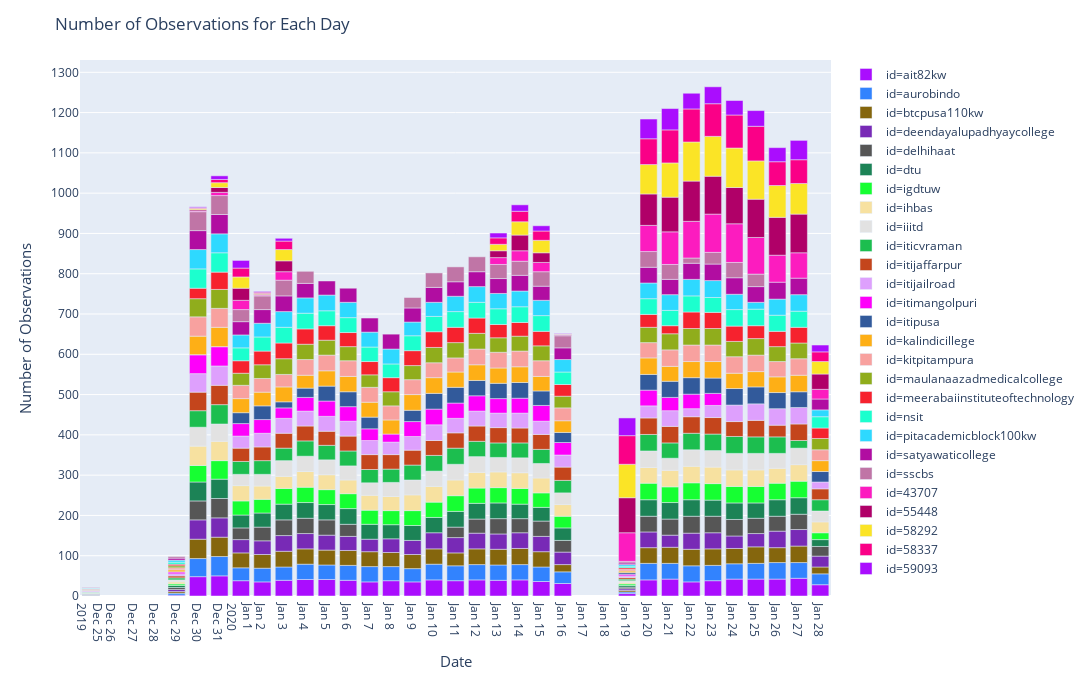

The notebook cell saved with this chart:
### Code cell
fig_1 = px.bar(df_sample, x='date', y="('count', 'energy')", color = 'id', color_discrete_sequence= px.colors.qualitative.Alphabet)
fig_1.update_layout(autosize=False,width=1150, height= 680, 
                    title='Number of Observations for Each Day',
                    yaxis=go.layout.YAxis(
                        title_text="Number of Observations",
                        ticktext=df_sample["('count', 'energy')"],
                        dtick = 100,
                        titlefont=dict(size=15)),
                    xaxis = go.layout.XAxis(dtick = [1,2],
                                            title_text="Date",
                                            titlefont=dict(size=15)),
                        )

fig_1.show()

### Figure 1 — Plotly figure (JSON) as saved in the notebook; plotly's stock layout.template omitted (floating-point values rounded to 4 significant figures; data arrays with more than 128 entries replaced by an {"elided": "..."} marker saying what was removed)
{"data": [{"alignmentgroup": "True", "hoverlabel": {"namelength": 0}, "hovertemplate": "id=ait82kw<br>date=%{x}<br>('count', 'energy')=%{y}", "legendgroup": "id=ait82kw", "marker": {"color": "#AA0DFE"}, "name": "id=ait82kw", "offsetgroup": "id=ait82kw", "orientation": "v", "showlegend": true, "textposition": "auto", "type": "bar", "x": ["2019-12-25T00:00:00", "2019-12-29T00:00:00", "2019-12-30T00:00:00", "2019-12-31T00:00:00", "2020-01-01T00:00:00", "2020-01-02T00:00:00", "2020-01-03T00:00:00", "2020-01-04T00:00:00", "2020-01-05T00:00:00", "2020-01-06T00:00:00", "2020-01-07T00:00:00", "2020-01-08T00:00:00", "2020-01-09T00:00:00", "2020-01-10T00:00:00", "2020-01-11T00:00:00", "2020-01-12T00:00:00", "2020-01-13T00:00:00", "2020-01-14T00:00:00", "2020-01-15T00:00:00", "2020-01-16T00:00:00", "2020-01-19T00:00:00", "2020-01-20T00:00:00", "2020-01-21T00:00:00", "2020-01-22T00:00:00", "2020-01-23T00:00:00", "2020-01-24T00:00:00", "2020-01-25T00:00:00", "2020-01-26T00:00:00", "2020-01-27T00:00:00", "2020-01-28T00:00:00"], "xaxis": "x", "y": [1, 2, 48, 50, 38, 35, 39, 41, 41, 39, 35, 38, 35, 40, 38, 40, 39, 40, 36, 31, 6, 40, 42, 35, 38, 42, 42, 42, 44, 28], "yaxis": "y"}, {"alignmentgroup": "True", "hoverlabel": {"namelength": 0}, "hovertemplate": "id=aurobindo<br>date=%{x}<br>('count', 'energy')=%{y}", "legendgroup": "id=aurobindo", "marker": {"color": "#3283FE"}, "name": "id=aurobindo", "offsetgroup": "id=aurobindo", "orientation": "v", "showlegend": true, "textposition": "auto", "type": "bar", "x": ["2019-12-25T00:00:00", "2019-12-29T00:00:00", "2019-12-30T00:00:00", "2019-12-31T00:00:00", "2020-01-01T00:00:00", "2020-01-02T00:00:00", "2020-01-03T00:00:00", "2020-01-04T00:00:00", "2020-01-05T00:00:00", "2020-01-06T00:00:00", "2020-01-07T00:00:00", "2020-01-08T00:00:00", "2020-01-09T00:00:00", "2020-01-10T00:00:00", "2020-01-11T00:00:00", "2020-01-12T00:00:00", "2020-01-13T00:00:00", "2020-01-14T00:00:00", "2020-01-15T00:00:00", "2020-01-16T00:00:00", "2020-01-19T00:00:00", "2020-01-20T00:00:00", "2020-01-21T00:00:00", "2020-01-22T00:00:00", "2020-01-23T00:00:00", "2020-01-24T00:00:00", "2020-01-25T00:00:00", "2020-01-26T00:00:00", "2020-01-27T00:00:00", "2020-01-28T00:00:00"], "xaxis": "x", "y": [1, 5, 45, 48, 32, 34, 33, 38, 36, 37, 38, 35, 33, 39, 37, 38, 38, 38, 36, 29, 4, 41, 39, 40, 38, 38, 39, 41, 39, 27], "yaxis": "y"}, {"alignmentgroup": "True", "hoverlabel": {"namelength": 0}, "hovertemplate": "id=btcpusa110kw<br>date=%{x}<br>('count', 'energy')=%{y}", "legendgroup": "id=btcpusa110kw", "marker": {"color": "#85660D"}, "name": "id=btcpusa110kw", "offsetgroup": "id=btcpusa110kw", "orientation": "v", "showlegend": true, "textposition": "auto", "type": "bar", "x": ["2019-12-25T00:00:00", "2019-12-29T00:00:00", "2019-12-30T00:00:00", "2019-12-31T00:00:00", "2020-01-01T00:00:00", "2020-01-02T00:00:00", "2020-01-03T00:00:00", "2020-01-04T00:00:00", "2020-01-05T00:00:00", "2020-01-06T00:00:00", "2020-01-07T00:00:00", "2020-01-08T00:00:00", "2020-01-09T00:00:00", "2020-01-10T00:00:00", "2020-01-11T00:00:00", "2020-01-12T00:00:00", "2020-01-13T00:00:00", "2020-01-14T00:00:00", "2020-01-15T00:00:00", "2020-01-16T00:00:00", "2020-01-19T00:00:00", "2020-01-20T00:00:00", "2020-01-21T00:00:00", "2020-01-22T00:00:00", "2020-01-23T00:00:00", "2020-01-24T00:00:00", "2020-01-25T00:00:00", "2020-01-26T00:00:00", "2020-01-27T00:00:00", "2020-01-28T00:00:00"], "xaxis": "x", "y": [1, 4, 48, 48, 37, 34, 39, 38, 37, 37, 37, 35, 35, 38, 32, 39, 39, 40, 38, 18, 4, 39, 40, 41, 41, 38, 41, 37, 41, 17], "yaxis": "y"}, {"alignmentgroup": "True", "hoverlabel": {"namelength": 0}, "hovertemplate": "id=deendayalupadhyaycollege<br>date=%{x}<br>('count', 'energy')=%{y}", "legendgroup": "id=deendayalupadhyaycollege", "marker": {"color": "#782AB6"}, "name": "id=deendayalupadhyaycollege", "offsetgroup": "id=deendayalupadhyaycollege", "orientation": "v", "showlegend": true, "textposition": "auto", "type": "bar", "x": ["2019-12-25T00:00:00", "2019-12-29T00:00:00", "2019-12-30T00:00:00", "2019-12-31T00:00:00", "2020-01-01T00:00:00", "2020-01-02T00:00:00", "2020-01-03T00:00:00", "2020-01-04T00:00:00", "2020-01-05T00:00:00", "2020-01-06T00:00:00", "2020-01-07T00:00:00", "2020-01-08T00:00:00", "2020-01-09T00:00:00", "2020-01-10T00:00:00", "2020-01-11T00:00:00", "2020-01-12T00:00:00", "2020-01-13T00:00:00", "2020-01-14T00:00:00", "2020-01-15T00:00:00", "2020-01-16T00:00:00", "2020-01-19T00:00:00", "2020-01-20T00:00:00", "2020-01-21T00:00:00", "2020-01-22T00:00:00", "2020-01-23T00:00:00", "2020-01-24T00:00:00", "2020-01-25T00:00:00", "2020-01-26T00:00:00", "2020-01-27T00:00:00", "2020-01-28T00:00:00"], "xaxis": "x", "y": [1, 5, 48, 48, 33, 34, 39, 38, 37, 35, 31, 34, 35, 40, 38, 39, 38, 39, 38, 31, 4, 39, 30, 40, 40, 31, 33, 41, 41, 27], "yaxis": "y"}, {"alignmentgroup": "True", "hoverlabel": {"namelength": 0}, "hovertemplate": "id=delhihaat<br>date=%{x}<br>('count', 'energy')=%{y}", "legendgroup": "id=delhihaat", "marker": {"color": "#565656"}, "name": "id=delhihaat", "offsetgroup": "id=delhihaat", "orientation": "v", "showlegend": true, "textposition": "auto", "type": "bar", "x": ["2019-12-25T00:00:00", "2019-12-29T00:00:00", "2019-12-30T00:00:00", "2019-12-31T00:00:00", "2020-01-01T00:00:00", "2020-01-02T00:00:00", "2020-01-03T00:00:00", "2020-01-04T00:00:00", "2020-01-05T00:00:00", "2020-01-06T00:00:00", "2020-01-11T00:00:00", "2020-01-12T00:00:00", "2020-01-13T00:00:00", "2020-01-14T00:00:00", "2020-01-15T00:00:00", "2020-01-16T00:00:00", "2020-01-19T00:00:00", "2020-01-20T00:00:00", "2020-01-21T00:00:00", "2020-01-22T00:00:00", "2020-01-23T00:00:00", "2020-01-24T00:00:00", "2020-01-25T00:00:00", "2020-01-26T00:00:00", "2020-01-27T00:00:00", "2020-01-28T00:00:00"], "xaxis": "x", "y": [1, 5, 47, 48, 29, 34, 39, 38, 38, 30, 26, 35, 38, 35, 38, 29, 4, 39, 40, 42, 41, 41, 38, 37, 38, 24], "yaxis": "y"}, {"alignmentgroup": "True", "hoverlabel": {"namelength": 0}, "hovertemplate": "id=dtu<br>date=%{x}<br>('count', 'energy')=%{y}", "legendgroup": "id=dtu", "marker": {"color": "#1C8356"}, "name": "id=dtu", "offsetgroup": "id=dtu", "orientation": "v", "showlegend": true, "textposition": "auto", "type": "bar", "x": ["2019-12-25T00:00:00", "2019-12-29T00:00:00", "2019-12-30T00:00:00", "2019-12-31T00:00:00", "2020-01-01T00:00:00", "2020-01-02T00:00:00", "2020-01-03T00:00:00", "2020-01-04T00:00:00", "2020-01-05T00:00:00", "2020-01-06T00:00:00", "2020-01-07T00:00:00", "2020-01-08T00:00:00", "2020-01-09T00:00:00", "2020-01-10T00:00:00", "2020-01-11T00:00:00", "2020-01-12T00:00:00", "2020-01-13T00:00:00", "2020-01-14T00:00:00", "2020-01-15T00:00:00", "2020-01-16T00:00:00", "2020-01-19T00:00:00", "2020-01-20T00:00:00", "2020-01-21T00:00:00", "2020-01-22T00:00:00", "2020-01-23T00:00:00", "2020-01-24T00:00:00", "2020-01-25T00:00:00", "2020-01-26T00:00:00", "2020-01-27T00:00:00", "2020-01-28T00:00:00"], "xaxis": "x", "y": [1, 5, 47, 48, 32, 35, 39, 39, 38, 39, 37, 35, 37, 38, 39, 39, 39, 36, 34, 31, 4, 41, 41, 41, 40, 41, 38, 41, 41, 17], "yaxis": "y"}, {"alignmentgroup": "True", "hoverlabel": {"namelength": 0}, "hovertemplate": "id=igdtuw<br>date=%{x}<br>('count', 'energy')=%{y}", "legendgroup": "id=igdtuw", "marker": {"color": "#16FF32"}, "name": "id=igdtuw", "offsetgroup": "id=igdtuw", "orientation": "v", "showlegend": true, "textposition": "auto", "type": "bar", "x": ["2019-12-25T00:00:00", "2019-12-29T00:00:00", "2019-12-30T00:00:00", "2019-12-31T00:00:00", "2020-01-01T00:00:00", "2020-01-02T00:00:00", "2020-01-03T00:00:00", "2020-01-04T00:00:00", "2020-01-05T00:00:00", "2020-01-06T00:00:00", "2020-01-07T00:00:00", "2020-01-08T00:00:00", "2020-01-09T00:00:00", "2020-01-10T00:00:00", "2020-01-11T00:00:00", "2020-01-12T00:00:00", "2020-01-13T00:00:00", "2020-01-14T00:00:00", "2020-01-15T00:00:00", "2020-01-16T00:00:00", "2020-01-19T00:00:00", "2020-01-20T00:00:00", "2020-01-21T00:00:00", "2020-01-22T00:00:00", "2020-01-23T00:00:00", "2020-01-24T00:00:00", "2020-01-25T00:00:00", "2020-01-26T00:00:00", "2020-01-27T00:00:00", "2020-01-28T00:00:00"], "xaxis": "x", "y": [1, 4, 41, 46, 35, 34, 39, 38, 37, 37, 35, 35, 37, 38, 39, 38, 38, 39, 36, 29, 4, 41, 39, 42, 41, 41, 41, 41, 41, 17], "yaxis": "y"}, {"alignmentgroup": "True", "hoverlabel": {"namelength": 0}, "hovertemplate": "id=ihbas<br>date=%{x}<br>('count', 'energy')=%{y}", "legendgroup": "id=ihbas", "marker": {"color": "#F7E1A0"}, "name": "id=ihbas", "offsetgroup": "id=ihbas", "orientation": "v", "showlegend": true, "textposition": "auto", "type": "bar", "x": ["2019-12-25T00:00:00", "2019-12-29T00:00:00", "2019-12-30T00:00:00", "2019-12-31T00:00:00", "2020-01-01T00:00:00", "2020-01-02T00:00:00", "2020-01-03T00:00:00", "2020-01-04T00:00:00", "2020-01-05T00:00:00", "2020-01-06T00:00:00", "2020-01-07T00:00:00", "2020-01-08T00:00:00", "2020-01-09T00:00:00", "2020-01-10T00:00:00", "2020-01-11T00:00:00", "2020-01-12T00:00:00", "2020-01-13T00:00:00", "2020-01-14T00:00:00", "2020-01-15T00:00:00", "2020-01-16T00:00:00", "2020-01-19T00:00:00", "2020-01-20T00:00:00", "2020-01-21T00:00:00", "2020-01-22T00:00:00", "2020-01-23T00:00:00", "2020-01-24T00:00:00", "2020-01-25T00:00:00", "2020-01-26T00:00:00", "2020-01-27T00:00:00", "2020-01-28T00:00:00"], "xaxis": "x", "y": [1, 5, 48, 48, 38, 33, 30, 39, 37, 34, 37, 35, 39, 39, 39, 39, 39, 39, 37, 29, 4, 39, 41, 41, 41, 41, 41, 37, 41, 27], "yaxis": "y"}, {"alignmentgroup": "True", "hoverlabel": {"namelength": 0}, "hovertemplate": "id=iiitd<br>date=%{x}<br>('count', 'energy')=%{y}", "legendgroup": "id=iiitd", "marker": {"color": "#E2E2E2"}, "name": "id=iiitd", "offsetgroup": "id=iiitd", "orientation": "v", "showlegend": true, "textposition": "auto", "type": "bar", "x": ["2019-12-25T00:00:00", "2019-12-29T00:00:00", "2019-12-30T00:00:00", "2019-12-31T00:00:00", "2020-01-01T00:00:00", "2020-01-02T00:00:00", "2020-01-03T00:00:00", "2020-01-04T00:00:00", "2020-01-05T00:00:00", "2020-01-06T00:00:00", "2020-01-07T00:00:00", "2020-01-08T00:00:00", "2020-01-09T00:00:00", "2020-01-10T00:00:00", "2020-01-11T00:00:00", "2020-01-12T00:00:00", "2020-01-13T00:00:00", "2020-01-14T00:00:00", "2020-01-15T00:00:00", "2020-01-16T00:00:00", "2020-01-19T00:00:00", "2020-01-20T00:00:00", "2020-01-21T00:00:00", "2020-01-22T00:00:00", "2020-01-23T00:00:00", "2020-01-24T00:00:00", "2020-01-25T00:00:00", "2020-01-26T00:00:00", "2020-01-27T00:00:00", "2020-01-28T00:00:00"], "xaxis": "x", "y": [1, 5, 47, 43, 28, 29, 39, 38, 37, 35, 31, 35, 37, 38, 39, 39, 36, 37, 36, 29, 4, 41, 30, 41, 41, 41, 41, 37, 41, 27], "yaxis": "y"}, {"alignmentgroup": "True", "hoverlabel": {"namelength": 0}, "hovertemplate": "id=iticvraman<br>date=%{x}<br>('count', 'energy')=%{y}", "legendgroup": "id=iticvraman", "marker": {"color": "#1CBE4F"}, "name": "id=iticvraman", "offsetgroup": "id=iticvraman", "orientation": "v", "showlegend": true, "textposition": "auto", "type": "bar", "x": ["2019-12-25T00:00:00", "2019-12-29T00:00:00", "2019-12-30T00:00:00", "2019-12-31T00:00:00", "2020-01-01T00:00:00", "2020-01-02T00:00:00", "2020-01-03T00:00:00", "2020-01-04T00:00:00", "2020-01-05T00:00:00", "2020-01-06T00:00:00", "2020-01-07T00:00:00", "2020-01-08T00:00:00", "2020-01-09T00:00:00", "2020-01-10T00:00:00", "2020-01-11T00:00:00", "2020-01-12T00:00:00", "2020-01-13T00:00:00", "2020-01-14T00:00:00", "2020-01-15T00:00:00", "2020-01-16T00:00:00", "2020-01-19T00:00:00", "2020-01-20T00:00:00", "2020-01-21T00:00:00", "2020-01-22T00:00:00", "2020-01-23T00:00:00", "2020-01-24T00:00:00", "2020-01-25T00:00:00", "2020-01-26T00:00:00", "2020-01-27T00:00:00", "2020-01-28T00:00:00"], "xaxis": "x", "y": [1, 5, 41, 48, 32, 34, 31, 38, 36, 37, 33, 33, 37, 39, 40, 38, 36, 37, 35, 31, 4, 41, 38, 41, 41, 42, 41, 41, 19, 28], "yaxis": "y"}, {"alignmentgroup": "True", "hoverlabel": {"namelength": 0}, "hovertemplate": "id=itijaffarpur<br>date=%{x}<br>('count', 'energy')=%{y}", "legendgroup": "id=itijaffarpur", "marker": {"color": "#C4451C"}, "name": "id=itijaffarpur", "offsetgroup": "id=itijaffarpur", "orientation": "v", "showlegend": true, "textposition": "auto", "type": "bar", "x": ["2019-12-25T00:00:00", "2019-12-29T00:00:00", "2019-12-30T00:00:00", "2019-12-31T00:00:00", "2020-01-01T00:00:00", "2020-01-02T00:00:00", "2020-01-03T00:00:00", "2020-01-04T00:00:00", "2020-01-05T00:00:00", "2020-01-06T00:00:00", "2020-01-07T00:00:00", "2020-01-08T00:00:00", "2020-01-09T00:00:00", "2020-01-10T00:00:00", "2020-01-11T00:00:00", "2020-01-12T00:00:00", "2020-01-13T00:00:00", "2020-01-14T00:00:00", "2020-01-15T00:00:00", "2020-01-16T00:00:00", "2020-01-19T00:00:00", "2020-01-20T00:00:00", "2020-01-21T00:00:00", "2020-01-22T00:00:00", "2020-01-23T00:00:00", "2020-01-24T00:00:00", "2020-01-25T00:00:00", "2020-01-26T00:00:00", "2020-01-27T00:00:00", "2020-01-28T00:00:00"], "xaxis": "x", "y": [1, 5, 46, 48, 33, 34, 37, 37, 35, 37, 37, 36, 37, 37, 38, 38, 38, 37, 37, 33, 4, 41, 41, 41, 41, 37, 41, 29, 41, 27], "yaxis": "y"}, {"alignmentgroup": "True", "hoverlabel": {"namelength": 0}, "hovertemplate": "id=itijailroad<br>date=%{x}<br>('count', 'energy')=%{y}", "legendgroup": "id=itijailroad", "marker": {"color": "#DEA0FD"}, "name": "id=itijailroad", "offsetgroup": "id=itijailroad", "orientation": "v", "showlegend": true, "textposition": "auto", "type": "bar", "x": ["2019-12-25T00:00:00", "2019-12-29T00:00:00", "2019-12-30T00:00:00", "2019-12-31T00:00:00", "2020-01-01T00:00:00", "2020-01-02T00:00:00", "2020-01-03T00:00:00", "2020-01-04T00:00:00", "2020-01-05T00:00:00", "2020-01-06T00:00:00", "2020-01-07T00:00:00", "2020-01-08T00:00:00", "2020-01-09T00:00:00", "2020-01-10T00:00:00", "2020-01-11T00:00:00", "2020-01-12T00:00:00", "2020-01-13T00:00:00", "2020-01-14T00:00:00", "2020-01-15T00:00:00", "2020-01-16T00:00:00", "2020-01-19T00:00:00", "2020-01-20T00:00:00", "2020-01-21T00:00:00", "2020-01-22T00:00:00", "2020-01-23T00:00:00", "2020-01-24T00:00:00", "2020-01-25T00:00:00", "2020-01-26T00:00:00", "2020-01-27T00:00:00", "2020-01-28T00:00:00"], "xaxis": "x", "y": [1, 5, 46, 48, 30, 34, 37, 37, 37, 37, 35, 31, 34, 39, 36, 37, 36, 37, 33, 30, 4, 30, 39, 20, 30, 41, 41, 41, 41, 17], "yaxis": "y"}, {"alignmentgroup": "True", "hoverlabel": {"namelength": 0}, "hovertemplate": "id=itimangolpuri<br>date=%{x}<br>('count', 'energy')=%{y}", "legendgroup": "id=itimangolpuri", "marker": {"color": "#FE00FA"}, "name": "id=itimangolpuri", "offsetgroup": "id=itimangolpuri", "orientation": "v", "showlegend": true, "textposition": "auto", "type": "bar", "x": ["2019-12-25T00:00:00", "2019-12-29T00:00:00", "2019-12-30T00:00:00", "2019-12-31T00:00:00", "2020-01-01T00:00:00", "2020-01-02T00:00:00", "2020-01-03T00:00:00", "2020-01-04T00:00:00", "2020-01-05T00:00:00", "2020-01-06T00:00:00", "2020-01-07T00:00:00", "2020-01-08T00:00:00", "2020-01-09T00:00:00", "2020-01-10T00:00:00", "2020-01-11T00:00:00", "2020-01-12T00:00:00", "2020-01-13T00:00:00", "2020-01-14T00:00:00", "2020-01-15T00:00:00", "2020-01-16T00:00:00", "2020-01-19T00:00:00", "2020-01-20T00:00:00", "2020-01-21T00:00:00", "2020-01-22T00:00:00", "2020-01-23T00:00:00"], "xaxis": "x", "y": [1, 5, 47, 48, 31, 34, 26, 34, 38, 36, 29, 20, 37, 39, 38, 38, 36, 37, 39, 31, 4, 39, 33, 36, 30], "yaxis": "y"}, {"alignmentgroup": "True", "hoverlabel": {"namelength": 0}, "hovertemplate": "id=itipusa<br>date=%{x}<br>('count', 'energy')=%{y}", "legendgroup": "id=itipusa", "marker": {"color": "#325A9B"}, "name": "id=itipusa", "offsetgroup": "id=itipusa", "orientation": "v", "showlegend": true, "textposition": "auto", "type": "bar", "x": ["2019-12-25T00:00:00", "2019-12-29T00:00:00", "2019-12-30T00:00:00", "2019-12-31T00:00:00", "2020-01-01T00:00:00", "2020-01-02T00:00:00", "2020-01-03T00:00:00", "2020-01-04T00:00:00", "2020-01-05T00:00:00", "2020-01-06T00:00:00", "2020-01-07T00:00:00", "2020-01-09T00:00:00", "2020-01-10T00:00:00", "2020-01-11T00:00:00", "2020-01-12T00:00:00", "2020-01-13T00:00:00", "2020-01-14T00:00:00", "2020-01-15T00:00:00", "2020-01-16T00:00:00", "2020-01-19T00:00:00", "2020-01-20T00:00:00", "2020-01-21T00:00:00", "2020-01-22T00:00:00", "2020-01-23T00:00:00", "2020-01-24T00:00:00", "2020-01-25T00:00:00", "2020-01-26T00:00:00", "2020-01-27T00:00:00", "2020-01-28T00:00:00"], "xaxis": "x", "y": [1, 0, 0, 0, 27, 34, 15, 23, 37, 37, 29, 28, 39, 39, 38, 38, 39, 36, 25, 4, 39, 40, 41, 38, 41, 42, 40, 39, 26], "yaxis": "y"}, {"alignmentgroup": "True", "hoverlabel": {"namelength": 0}, "hovertemplate": "id=kalindicillege<br>date=%{x}<br>('count', 'energy')=%{y}", "legendgroup": "id=kalindicillege", "marker": {"color": "#FEAF16"}, "name": "id=kalindicillege", "offsetgroup": "id=kalindicillege", "orientation": "v", "showlegend": true, "textposition": "auto", "type": "bar", "x": ["2019-12-25T00:00:00", "2019-12-29T00:00:00", "2019-12-30T00:00:00", "2019-12-31T00:00:00", "2020-01-01T00:00:00", "2020-01-02T00:00:00", "2020-01-03T00:00:00", "2020-01-04T00:00:00", "2020-01-05T00:00:00", "2020-01-06T00:00:00", "2020-01-07T00:00:00", "2020-01-08T00:00:00", "2020-01-09T00:00:00", "2020-01-10T00:00:00", "2020-01-11T00:00:00", "2020-01-12T00:00:00", "2020-01-13T00:00:00", "2020-01-14T00:00:00", "2020-01-15T00:00:00", "2020-01-16T00:00:00", "2020-01-19T00:00:00", "2020-01-20T00:00:00", "2020-01-21T00:00:00", "2020-01-22T00:00:00", "2020-01-23T00:00:00", "2020-01-24T00:00:00", "2020-01-25T00:00:00", "2020-01-26T00:00:00", "2020-01-27T00:00:00", "2020-01-28T00:00:00"], "xaxis": "x", "y": [1, 5, 46, 48, 35, 34, 37, 32, 38, 38, 37, 35, 39, 39, 38, 39, 38, 39, 36, 29, 4, 41, 37, 40, 41, 38, 38, 39, 41, 27], "yaxis": "y"}, {"alignmentgroup": "True", "hoverlabel": {"namelength": 0}, "hovertemplate": "id=kitpitampura<br>date=%{x}<br>('count', 'energy')=%{y}", "legendgroup": "id=kitpitampura", "marker": {"color": "#F8A19F"}, "name": "id=kitpitampura", "offsetgroup": "id=kitpitampura", "orientation": "v", "showlegend": true, "textposition": "auto", "type": "bar", "x": ["2019-12-25T00:00:00", "2019-12-29T00:00:00", "2019-12-30T00:00:00", "2019-12-31T00:00:00", "2020-01-01T00:00:00", "2020-01-02T00:00:00", "2020-01-03T00:00:00", "2020-01-04T00:00:00", "2020-01-05T00:00:00", "2020-01-06T00:00:00", "2020-01-07T00:00:00", "2020-01-08T00:00:00", "2020-01-09T00:00:00", "2020-01-10T00:00:00", "2020-01-11T00:00:00", "2020-01-12T00:00:00", "2020-01-13T00:00:00", "2020-01-14T00:00:00", "2020-01-15T00:00:00", "2020-01-16T00:00:00", "2020-01-19T00:00:00", "2020-01-20T00:00:00", "2020-01-21T00:00:00", "2020-01-22T00:00:00", "2020-01-23T00:00:00", "2020-01-24T00:00:00", "2020-01-25T00:00:00", "2020-01-26T00:00:00", "2020-01-27T00:00:00", "2020-01-28T00:00:00"], "xaxis": "x", "y": [1, 5, 48, 47, 33, 34, 31, 39, 39, 39, 37, 35, 37, 37, 35, 39, 39, 39, 39, 32, 4, 38, 41, 41, 41, 41, 41, 38, 41, 27], "yaxis": "y"}, {"alignmentgroup": "True", "hoverlabel": {"namelength": 0}, "hovertemplate": "id=maulanaazadmedicalcollege<br>date=%{x}<br>('count', 'energy')=%{y}", "legendgroup": "id=maulanaazadmedicalcollege", "marker": {"color": "#90AD1C"}, "name": "id=maulanaazadmedicalcollege", "offsetgroup": "id=maulanaazadmedicalcollege", "orientation": "v", "showlegend": true, "textposition": "auto", "type": "bar", "x": ["2019-12-25T00:00:00", "2019-12-29T00:00:00", "2019-12-30T00:00:00", "2019-12-31T00:00:00", "2020-01-01T00:00:00", "2020-01-02T00:00:00", "2020-01-03T00:00:00", "2020-01-04T00:00:00", "2020-01-05T00:00:00", "2020-01-06T00:00:00", "2020-01-07T00:00:00", "2020-01-08T00:00:00", "2020-01-09T00:00:00", "2020-01-10T00:00:00", "2020-01-11T00:00:00", "2020-01-12T00:00:00", "2020-01-13T00:00:00", "2020-01-14T00:00:00", "2020-01-15T00:00:00", "2020-01-16T00:00:00", "2020-01-20T00:00:00", "2020-01-21T00:00:00", "2020-01-22T00:00:00", "2020-01-23T00:00:00", "2020-01-24T00:00:00", "2020-01-25T00:00:00", "2020-01-26T00:00:00", "2020-01-27T00:00:00", "2020-01-28T00:00:00"], "xaxis": "x", "y": [1, 5, 45, 47, 30, 34, 39, 38, 37, 35, 31, 35, 35, 38, 38, 39, 36, 37, 37, 29, 38, 40, 41, 41, 38, 41, 37, 39, 28], "yaxis": "y"}, {"alignmentgroup": "True", "hoverlabel": {"namelength": 0}, "hovertemplate": "id=meerabaiinstituteoftechnology<br>date=%{x}<br>('count', 'energy')=%{y}", "legendgroup": "id=meerabaiinstituteoftechnology", "marker": {"color": "#F6222E"}, "name": "id=meerabaiinstituteoftechnology", "offsetgroup": "id=meerabaiinstituteoftechnology", "orientation": "v", "showlegend": true, "textposition": "auto", "type": "bar", "x": ["2019-12-25T00:00:00", "2019-12-29T00:00:00", "2019-12-30T00:00:00", "2019-12-31T00:00:00", "2020-01-01T00:00:00", "2020-01-02T00:00:00", "2020-01-03T00:00:00", "2020-01-04T00:00:00", "2020-01-05T00:00:00", "2020-01-06T00:00:00", "2020-01-07T00:00:00", "2020-01-08T00:00:00", "2020-01-09T00:00:00", "2020-01-10T00:00:00", "2020-01-11T00:00:00", "2020-01-12T00:00:00", "2020-01-13T00:00:00", "2020-01-14T00:00:00", "2020-01-15T00:00:00", "2020-01-16T00:00:00", "2020-01-19T00:00:00", "2020-01-20T00:00:00", "2020-01-21T00:00:00", "2020-01-22T00:00:00", "2020-01-23T00:00:00", "2020-01-24T00:00:00", "2020-01-25T00:00:00", "2020-01-26T00:00:00", "2020-01-27T00:00:00", "2020-01-28T00:00:00"], "xaxis": "x", "y": [1, 4, 26, 43, 31, 34, 39, 38, 36, 35, 33, 35, 37, 39, 38, 38, 33, 34, 36, 29, 4, 32, 20, 41, 40, 38, 32, 38, 39, 26], "yaxis": "y"}, {"alignmentgroup": "True", "hoverlabel": {"namelength": 0}, "hovertemplate": "id=nsit<br>date=%{x}<br>('count', 'energy')=%{y}", "legendgroup": "id=nsit", "marker": {"color": "#1CFFCE"}, "name": "id=nsit", "offsetgroup": "id=nsit", "orientation": "v", "showlegend": true, "textposition": "auto", "type": "bar", "x": ["2019-12-25T00:00:00", "2019-12-29T00:00:00", "2019-12-30T00:00:00", "2019-12-31T00:00:00", "2020-01-01T00:00:00", "2020-01-02T00:00:00", "2020-01-03T00:00:00", "2020-01-04T00:00:00", "2020-01-05T00:00:00", "2020-01-06T00:00:00", "2020-01-07T00:00:00", "2020-01-08T00:00:00", "2020-01-09T00:00:00", "2020-01-10T00:00:00", "2020-01-11T00:00:00", "2020-01-12T00:00:00", "2020-01-13T00:00:00", "2020-01-14T00:00:00", "2020-01-15T00:00:00", "2020-01-16T00:00:00", "2020-01-19T00:00:00", "2020-01-20T00:00:00", "2020-01-21T00:00:00", "2020-01-22T00:00:00", "2020-01-23T00:00:00", "2020-01-24T00:00:00", "2020-01-25T00:00:00", "2020-01-26T00:00:00", "2020-01-27T00:00:00", "2020-01-28T00:00:00"], "xaxis": "x", "y": [1, 5, 48, 48, 32, 35, 39, 39, 37, 37, 36, 34, 37, 38, 39, 39, 39, 39, 39, 31, 4, 39, 38, 40, 37, 41, 41, 40, 40, 28], "yaxis": "y"}, {"alignmentgroup": "True", "hoverlabel": {"namelength": 0}, "hovertemplate": "id=pitacademicblock100kw<br>date=%{x}<br>('count', 'energy')=%{y}", "legendgroup": "id=pitacademicblock100kw", "marker": {"color": "#2ED9FF"}, "name": "id=pitacademicblock100kw", "offsetgroup": "id=pitacademicblock100kw", "orientation": "v", "showlegend": true, "textposition": "auto", "type": "bar", "x": ["2019-12-25T00:00:00", "2019-12-29T00:00:00", "2019-12-30T00:00:00", "2019-12-31T00:00:00", "2020-01-01T00:00:00", "2020-01-02T00:00:00", "2020-01-03T00:00:00", "2020-01-04T00:00:00", "2020-01-05T00:00:00", "2020-01-06T00:00:00", "2020-01-07T00:00:00", "2020-01-08T00:00:00", "2020-01-09T00:00:00", "2020-01-10T00:00:00", "2020-01-11T00:00:00", "2020-01-12T00:00:00", "2020-01-13T00:00:00", "2020-01-14T00:00:00", "2020-01-15T00:00:00", "2020-01-16T00:00:00", "2020-01-19T00:00:00", "2020-01-20T00:00:00", "2020-01-21T00:00:00", "2020-01-22T00:00:00", "2020-01-23T00:00:00", "2020-01-24T00:00:00", "2020-01-25T00:00:00", "2020-01-26T00:00:00", "2020-01-27T00:00:00", "2020-01-28T00:00:00"], "xaxis": "x", "y": [1, 5, 48, 47, 32, 34, 39, 38, 39, 38, 37, 37, 34, 35, 38, 39, 38, 39, 38, 31, 4, 39, 39, 41, 42, 38, 17, 40, 41, 17], "yaxis": "y"}, {"alignmentgroup": "True", "hoverlabel": {"namelength": 0}, "hovertemplate": "id=satyawaticollege<br>date=%{x}<br>('count', 'energy')=%{y}", "legendgroup": "id=satyawaticollege", "marker": {"color": "#B10DA1"}, "name": "id=satyawaticollege", "offsetgroup": "id=satyawaticollege", "orientation": "v", "showlegend": true, "textposition": "auto", "type": "bar", "x": ["2019-12-25T00:00:00", "2019-12-29T00:00:00", "2019-12-30T00:00:00", "2019-12-31T00:00:00", "2020-01-01T00:00:00", "2020-01-02T00:00:00", "2020-01-03T00:00:00", "2020-01-04T00:00:00", "2020-01-05T00:00:00", "2020-01-06T00:00:00", "2020-01-07T00:00:00", "2020-01-08T00:00:00", "2020-01-09T00:00:00", "2020-01-10T00:00:00", "2020-01-11T00:00:00", "2020-01-12T00:00:00", "2020-01-13T00:00:00", "2020-01-14T00:00:00", "2020-01-15T00:00:00", "2020-01-16T00:00:00", "2020-01-19T00:00:00", "2020-01-20T00:00:00", "2020-01-21T00:00:00", "2020-01-22T00:00:00", "2020-01-23T00:00:00", "2020-01-24T00:00:00", "2020-01-25T00:00:00", "2020-01-26T00:00:00", "2020-01-27T00:00:00", "2020-01-28T00:00:00"], "xaxis": "x", "y": [1, 5, 47, 48, 33, 34, 39, 36, 35, 35, 35, 37, 35, 37, 36, 37, 37, 39, 35, 29, 4, 39, 38, 40, 41, 41, 39, 42, 41, 27], "yaxis": "y"}, {"alignmentgroup": "True", "hoverlabel": {"namelength": 0}, "hovertemplate": "id=sscbs<br>date=%{x}<br>('count', 'energy')=%{y}", "legendgroup": "id=sscbs", "marker": {"color": "#C075A6"}, "name": "id=sscbs", "offsetgroup": "id=sscbs", "orientation": "v", "showlegend": true, "textposition": "auto", "type": "bar", "x": ["2019-12-25T00:00:00", "2019-12-29T00:00:00", "2019-12-30T00:00:00", "2019-12-31T00:00:00", "2020-01-01T00:00:00", "2020-01-02T00:00:00", "2020-01-03T00:00:00", "2020-01-04T00:00:00", "2020-01-09T00:00:00", "2020-01-10T00:00:00", "2020-01-11T00:00:00", "2020-01-12T00:00:00", "2020-01-13T00:00:00", "2020-01-14T00:00:00", "2020-01-15T00:00:00", "2020-01-16T00:00:00", "2020-01-19T00:00:00", "2020-01-20T00:00:00", "2020-01-21T00:00:00", "2020-01-22T00:00:00", "2020-01-23T00:00:00", "2020-01-24T00:00:00", "2020-01-25T00:00:00"], "xaxis": "x", "y": [1, 4, 47, 47, 30, 34, 39, 30, 26, 36, 37, 37, 35, 35, 36, 30, 4, 39, 37, 13, 29, 38, 31], "yaxis": "y"}, {"alignmentgroup": "True", "hoverlabel": {"namelength": 0}, "hovertemplate": "id=43707<br>date=%{x}<br>('count', 'energy')=%{y}", "legendgroup": "id=43707", "marker": {"color": "#FC1CBF"}, "name": "id=43707", "offsetgroup": "id=43707", "orientation": "v", "showlegend": true, "textposition": "auto", "type": "bar", "x": ["2019-12-30T00:00:00", "2019-12-31T00:00:00", "2020-01-01T00:00:00", "2020-01-02T00:00:00", "2020-01-03T00:00:00", "2020-01-13T00:00:00", "2020-01-14T00:00:00", "2020-01-15T00:00:00", "2020-01-16T00:00:00", "2020-01-19T00:00:00", "2020-01-20T00:00:00", "2020-01-21T00:00:00", "2020-01-22T00:00:00", "2020-01-23T00:00:00", "2020-01-24T00:00:00", "2020-01-25T00:00:00", "2020-01-26T00:00:00", "2020-01-27T00:00:00", "2020-01-28T00:00:00"], "xaxis": "x", "y": [2, 8, 23, 2, 21, 17, 26, 23, 1, 71, 65, 81, 91, 95, 96, 91, 67, 63, 24], "yaxis": "y"}, {"alignmentgroup": "True", "hoverlabel": {"namelength": 0}, "hovertemplate": "id=55448<br>date=%{x}<br>('count', 'energy')=%{y}", "legendgroup": "id=55448", "marker": {"color": "#B00068"}, "name": "id=55448", "offsetgroup": "id=55448", "orientation": "v", "showlegend": true, "textposition": "auto", "type": "bar", "x": ["2019-12-30T00:00:00", "2019-12-31T00:00:00", "2020-01-01T00:00:00", "2020-01-02T00:00:00", "2020-01-03T00:00:00", "2020-01-13T00:00:00", "2020-01-14T00:00:00", "2020-01-15T00:00:00", "2020-01-16T00:00:00", "2020-01-19T00:00:00", "2020-01-20T00:00:00", "2020-01-21T00:00:00", "2020-01-22T00:00:00", "2020-01-23T00:00:00", "2020-01-24T00:00:00", "2020-01-25T00:00:00", "2020-01-26T00:00:00", "2020-01-27T00:00:00", "2020-01-28T00:00:00"], "xaxis": "x", "y": [3, 12, 30, 2, 27, 17, 39, 24, 2, 87, 78, 86, 100, 94, 90, 95, 94, 96, 38], "yaxis": "y"}, {"alignmentgroup": "True", "hoverlabel": {"namelength": 0}, "hovertemplate": "id=58292<br>date=%{x}<br>('count', 'energy')=%{y}", "legendgroup": "id=58292", "marker": {"color": "#FBE426"}, "name": "id=58292", "offsetgroup": "id=58292", "orientation": "v", "showlegend": true, "textposition": "auto", "type": "bar", "x": ["2019-12-30T00:00:00", "2019-12-31T00:00:00", "2020-01-01T00:00:00", "2020-01-02T00:00:00", "2020-01-03T00:00:00", "2020-01-13T00:00:00", "2020-01-14T00:00:00", "2020-01-15T00:00:00", "2020-01-16T00:00:00", "2020-01-19T00:00:00", "2020-01-20T00:00:00", "2020-01-21T00:00:00", "2020-01-22T00:00:00", "2020-01-23T00:00:00", "2020-01-24T00:00:00", "2020-01-25T00:00:00", "2020-01-26T00:00:00", "2020-01-27T00:00:00", "2020-01-28T00:00:00"], "xaxis": "x", "y": [3, 12, 28, 2, 28, 16, 33, 31, 1, 83, 73, 85, 97, 99, 98, 95, 79, 76, 31], "yaxis": "y"}, {"alignmentgroup": "True", "hoverlabel": {"namelength": 0}, "hovertemplate": "id=58337<br>date=%{x}<br>('count', 'energy')=%{y}", "legendgroup": "id=58337", "marker": {"color": "#FA0087"}, "name": "id=58337", "offsetgroup": "id=58337", "orientation": "v", "showlegend": true, "textposition": "auto", "type": "bar", "x": ["2019-12-30T00:00:00", "2019-12-31T00:00:00", "2020-01-01T00:00:00", "2020-01-02T00:00:00", "2020-01-03T00:00:00", "2020-01-13T00:00:00", "2020-01-14T00:00:00", "2020-01-15T00:00:00", "2020-01-16T00:00:00", "2020-01-19T00:00:00", "2020-01-20T00:00:00", "2020-01-21T00:00:00", "2020-01-22T00:00:00", "2020-01-23T00:00:00", "2020-01-24T00:00:00", "2020-01-25T00:00:00", "2020-01-26T00:00:00", "2020-01-27T00:00:00", "2020-01-28T00:00:00"], "xaxis": "x", "y": [2, 8, 22, 3, 21, 16, 26, 23, 1, 71, 64, 82, 82, 81, 82, 86, 59, 59, 24], "yaxis": "y"}, {"alignmentgroup": "True", "hoverlabel": {"namelength": 0}, "hovertemplate": "id=59093<br>date=%{x}<br>('count', 'energy')=%{y}", "legendgroup": "id=59093", "marker": {"color": "#AA0DFE"}, "name": "id=59093", "offsetgroup": "id=59093", "orientation": "v", "showlegend": true, "textposition": "auto", "type": "bar", "x": ["2019-12-30T00:00:00", "2019-12-31T00:00:00", "2020-01-01T00:00:00", "2020-01-02T00:00:00", "2020-01-03T00:00:00", "2020-01-13T00:00:00", "2020-01-14T00:00:00", "2020-01-15T00:00:00", "2020-01-16T00:00:00", "2020-01-19T00:00:00", "2020-01-20T00:00:00", "2020-01-21T00:00:00", "2020-01-22T00:00:00", "2020-01-23T00:00:00", "2020-01-24T00:00:00", "2020-01-25T00:00:00", "2020-01-26T00:00:00", "2020-01-27T00:00:00", "2020-01-28T00:00:00"], "xaxis": "x", "y": [2, 9, 19, 2, 7, 12, 16, 13, 1, 44, 49, 53, 39, 42, 36, 39, 35, 48, 17], "yaxis": "y"}], "layout": {"autosize": false, "barmode": "relative", "height": 680, "legend": {"tracegroupgap": 0}, "margin": {"t": 60}, "title": {"text": "Number of Observations for Each Day"}, "width": 1150, "xaxis": {"dtick": [1, 2], "title": {"font": {"size": 15}, "text": "Date"}}, "yaxis": {"dtick": 100, "ticktext": {"elided": "737 int values"}, "title": {"font": {"size": 15}, "text": "Number of Observations"}}}}
